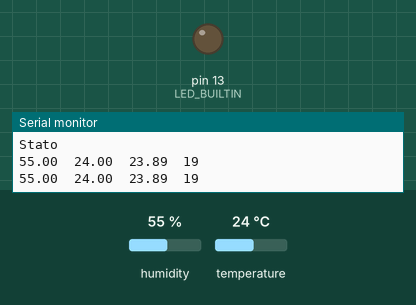
Simulated run of this sketch. Board: Arduino Uno, built with avr-gcc and run on an emulated ATmega328P. On the bench: output pins drawn as LEDs (lit = HIGH), the last lines printed to the serial monitor. The test bench sets the inputs (shaded band); at power-on: temperature 24 °C, humidity 55 %.

Above: at 4.8 s.
4.9 s: temperature set to 22 °C
At 6.7 s:
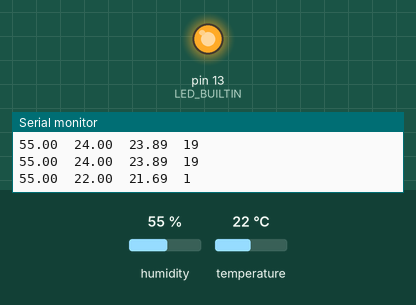
7.9 s: temperature set to 25 °C
10.9 s: temperature set to 28 °C
At 12.8 s:
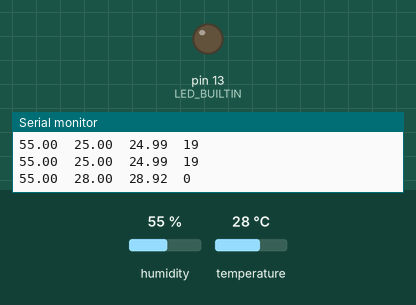
13.9 s: temperature set to 12 °C
At 15.2 s:
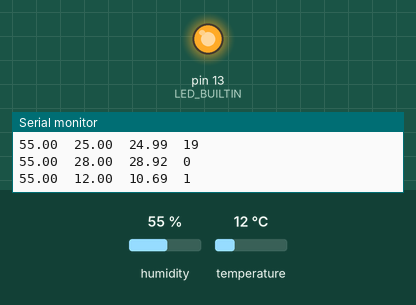
Timing chart, 0 to 16.9 s (numbered marks = the images above; inputs shaded):
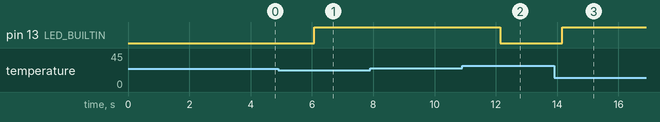

The sketch:

DHT_tester_temperatura_e_isteresi.ino
```cpp
#include <Servo.h>

// Example testing sketch for various DHT humidity/temperature sensors
// Written by ladyada, public domain

// REQUIRES the following Arduino libraries:
// - DHT Sensor Library: https://github.com/adafruit/DHT-sensor-library
// - Adafruit Unified Sensor Lib: https://github.com/adafruit/Adafruit_Sensor

#include "DHT.h"

#define DHTPIN 3     // Digital pin connected to the DHT sensor
// Feather HUZZAH ESP8266 note: use pins 3, 4, 5, 12, 13 or 14 --
// Pin 15 can work but DHT must be disconnected during program upload.

// Uncomment whatever type you're using!
#define DHTTYPE DHT11   // DHT 11
//define DHTTYPE DHT22   // DHT 22  (AM2302), AM2321
//#define DHTTYPE DHT21   // DHT 21 (AM2301)

// Connect pin 1 (on the left) of the sensor to +5V
// NOTE: If using a board with 3.3V logic like an Arduino Due connect pin 1
// to 3.3V instead of 5V!
// Connect pin 2 of the sensor to whatever your DHTPIN is
// Connect pin 4 (on the right) of the sensor to GROUND
// Connect a 10K resistor from pin 2 (data) to pin 1 (power) of the sensor

// Initialize DHT sensor.
// Note that older versions of this library took an optional third parameter to
// tweak the timings for faster processors.  This parameter is no longer needed
// as the current DHT reading algorithm adjusts itself to work on faster procs.
DHT dht(DHTPIN, DHTTYPE);

//temperatura di scambio
#define TEMPERATURA 25
#define ISTERESI 1


void setup() {
  Serial.begin(9600);
  //Serial.println(F("DHTxx test!"));

  Serial.print(F("Humidity\t"));
  Serial.print(F("Temperature\t"));
  Serial.println(F("Heat_index"));
  Serial.println("Stato");
  pinMode(LED_BUILTIN,OUTPUT);

  dht.begin();
}

void loop() {
  // Wait a few seconds between measurements.
  delay(2000);

  // Reading temperature or humidity takes about 250 milliseconds!
  // Sensor readings may also be up to 2 seconds 'old' (its a very slow sensor)
  float h = dht.readHumidity();
  // Read temperature as Celsius (the default)
  float t = dht.readTemperature();
  // Read temperature as Fahrenheit (isFahrenheit = true)
  //float f = dht.readTemperature(true);
  bool stato; //variabile di 8bit

  // Check if any reads failed and exit early (to try again).
  if (isnan(h) || isnan(t)) {
    Serial.println(F("Failed to read from DHT sensor!"));
    return;
  }

  // Compute heat index in Fahrenheit (the default)
  //float hif = dht.computeHeatIndex(f, h);
  // Compute heat index in Celsius (isFahreheit = false)
  float hic = dht.computeHeatIndex(t, h, false);

  //Serial.print(F("Humidity: "));
  Serial.print(h);
  //Serial.print(F("%  Temperature: "));
  Serial.print(F("\t"));
  Serial.print(t);
  Serial.print(F("\t"));
  //Serial.print(F("°C "));
  //Serial.print(f);
  //Serial.print(F("°F  Heat index: "));
  Serial.print(hic);
  Serial.print(F("\t"));
  //Serial.print(F("°C "));
  //Serial.print(hif);
  //Serial.println(F("°F"));

  if ( t < TEMPERATURA - ISTERESI )  {
    digitalWrite(LED_BUILTIN,HIGH);
    stato=true;
  } else if ( t > TEMPERATURA + ISTERESI ) {
    digitalWrite(LED_BUILTIN,LOW);
    stato=false;

  }

  Serial.println(stato);
}
```

Measured:
- the behaviour switches between 24 and 23 °C on temperature (found by bisection; images 0 and 1)
- the behaviour switches between 26 and 27 °C on temperature (found by bisection; images 1 and 2)
- after the input at 4.9 s, pin 13 (LED_BUILTIN): LOW → HIGH after 1.2 s
- after the input at 10.9 s, pin 13 (LED_BUILTIN): HIGH → LOW after 1.2 s
- after the input at 13.9 s, pin 13 (LED_BUILTIN): LOW → HIGH after 0.27 s
